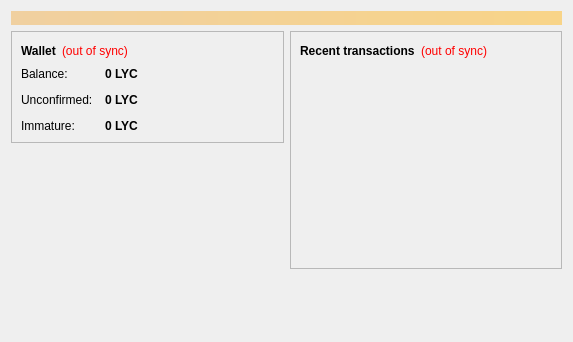
<?xml version="1.0" encoding="UTF-8"?>
<ui version="4.0">
 <class>OverviewPage</class>
 <widget class="QWidget" name="OverviewPage">
  <property name="geometry">
   <rect>
    <x>0</x>
    <y>0</y>
    <width>573</width>
    <height>342</height>
   </rect>
  </property>
  <property name="windowTitle">
   <string>Form</string>
  </property>
  <layout class="QVBoxLayout" name="topLayout">
   <item>
    <widget class="QLabel" name="labelAlerts">
     <property name="visible">
      <bool>false</bool>
     </property>
     <property name="styleSheet">
      <string notr="true">background-color: qlineargradient(x1: 0, y1: 0, x2: 1, y2: 0, stop:0 #F0D0A0, stop:1 #F8D488); color:#000000;</string>
     </property>
     <property name="wordWrap">
      <bool>true</bool>
     </property>
     <property name="margin">
      <number>3</number>
     </property>
    </widget>
   </item>
   <item>
    <layout class="QHBoxLayout" name="horizontalLayout" stretch="1,1">
     <item>
      <layout class="QVBoxLayout" name="verticalLayout_2">
       <item>
        <widget class="QFrame" name="frame">
         <property name="frameShape">
          <enum>QFrame::StyledPanel</enum>
         </property>
         <property name="frameShadow">
          <enum>QFrame::Raised</enum>
         </property>
         <layout class="QVBoxLayout" name="verticalLayout_4">
          <item>
           <layout class="QHBoxLayout" name="horizontalLayout_4">
            <item>
             <widget class="QLabel" name="label_5">
              <property name="font">
               <font>
                <weight>75</weight>
                <bold>true</bold>
               </font>
              </property>
              <property name="text">
               <string>Wallet</string>
              </property>
             </widget>
            </item>
            <item>
             <widget class="QLabel" name="labelWalletStatus">
              <property name="toolTip">
               <string>The displayed information may be out of date. Your wallet automatically synchronizes with the Lucycoin network after a connection is established, but this process has not completed yet.</string>
              </property>
              <property name="styleSheet">
               <string notr="true">QLabel { color: red; }</string>
              </property>
              <property name="text">
               <string notr="true">(out of sync)</string>
              </property>
              <property name="alignment">
               <set>Qt::AlignLeading|Qt::AlignLeft|Qt::AlignVCenter</set>
              </property>
             </widget>
            </item>
            <item>
             <spacer name="horizontalSpacer_2">
              <property name="orientation">
               <enum>Qt::Horizontal</enum>
              </property>
              <property name="sizeHint" stdset="0">
               <size>
                <width>40</width>
                <height>20</height>
               </size>
              </property>
             </spacer>
            </item>
           </layout>
          </item>
          <item>
           <layout class="QFormLayout" name="formLayout_2">
            <property name="fieldGrowthPolicy">
             <enum>QFormLayout::AllNonFixedFieldsGrow</enum>
            </property>
            <property name="horizontalSpacing">
             <number>12</number>
            </property>
            <property name="verticalSpacing">
             <number>12</number>
            </property>
            <item row="0" column="0">
             <widget class="QLabel" name="label">
              <property name="text">
               <string>Balance:</string>
              </property>
             </widget>
            </item>
            <item row="0" column="1">
             <widget class="QLabel" name="labelBalance">
              <property name="font">
               <font>
                <weight>75</weight>
                <bold>true</bold>
               </font>
              </property>
              <property name="cursor">
               <cursorShape>IBeamCursor</cursorShape>
              </property>
              <property name="toolTip">
               <string>Your current balance</string>
              </property>
              <property name="text">
               <string notr="true">0 LYC</string>
              </property>
              <property name="textInteractionFlags">
               <set>Qt::LinksAccessibleByMouse|Qt::TextSelectableByKeyboard|Qt::TextSelectableByMouse</set>
              </property>
             </widget>
            </item>
            <item row="1" column="0">
             <widget class="QLabel" name="label_3">
              <property name="text">
               <string>Unconfirmed:</string>
              </property>
             </widget>
            </item>
            <item row="1" column="1">
             <widget class="QLabel" name="labelUnconfirmed">
              <property name="font">
               <font>
                <weight>75</weight>
                <bold>true</bold>
               </font>
              </property>
              <property name="cursor">
               <cursorShape>IBeamCursor</cursorShape>
              </property>
              <property name="toolTip">
               <string>Total of transactions that have yet to be confirmed, and do not yet count toward the current balance</string>
              </property>
              <property name="text">
               <string notr="true">0 LYC</string>
              </property>
              <property name="textInteractionFlags">
               <set>Qt::LinksAccessibleByMouse|Qt::TextSelectableByKeyboard|Qt::TextSelectableByMouse</set>
              </property>
             </widget>
            </item>
            <item row="2" column="0">
             <widget class="QLabel" name="labelImmatureText">
              <property name="text">
               <string>Immature:</string>
              </property>
             </widget>
            </item>
            <item row="2" column="1">
             <widget class="QLabel" name="labelImmature">
              <property name="font">
               <font>
                <weight>75</weight>
                <bold>true</bold>
               </font>
              </property>
              <property name="toolTip">
               <string>Mined balance that has not yet matured</string>
              </property>
              <property name="text">
               <string notr="true">0 LYC</string>
              </property>
              <property name="textInteractionFlags">
               <set>Qt::LinksAccessibleByMouse|Qt::TextSelectableByKeyboard|Qt::TextSelectableByMouse</set>
              </property>
             </widget>
            </item>
           </layout>
          </item>
         </layout>
        </widget>
       </item>
       <item>
        <spacer name="verticalSpacer">
         <property name="orientation">
          <enum>Qt::Vertical</enum>
         </property>
         <property name="sizeHint" stdset="0">
          <size>
           <width>20</width>
           <height>40</height>
          </size>
         </property>
        </spacer>
       </item>
      </layout>
     </item>
     <item>
      <layout class="QVBoxLayout" name="verticalLayout_3">
       <item>
        <widget class="QFrame" name="frame_2">
         <property name="frameShape">
          <enum>QFrame::StyledPanel</enum>
         </property>
         <property name="frameShadow">
          <enum>QFrame::Raised</enum>
         </property>
         <layout class="QVBoxLayout" name="verticalLayout">
          <item>
           <layout class="QHBoxLayout" name="horizontalLayout_2">
            <item>
             <widget class="QLabel" name="label_4">
              <property name="text">
               <string>&lt;b&gt;Recent transactions&lt;/b&gt;</string>
              </property>
             </widget>
            </item>
            <item>
             <widget class="QLabel" name="labelTransactionsStatus">
              <property name="toolTip">
               <string>The displayed information may be out of date. Your wallet automatically synchronizes with the Lucycoin network after a connection is established, but this process has not completed yet.</string>
              </property>
              <property name="styleSheet">
               <string notr="true">QLabel { color: red; }</string>
              </property>
              <property name="text">
               <string notr="true">(out of sync)</string>
              </property>
              <property name="alignment">
               <set>Qt::AlignRight|Qt::AlignTrailing|Qt::AlignVCenter</set>
              </property>
             </widget>
            </item>
            <item>
             <spacer name="horizontalSpacer">
              <property name="orientation">
               <enum>Qt::Horizontal</enum>
              </property>
              <property name="sizeHint" stdset="0">
               <size>
                <width>40</width>
                <height>20</height>
               </size>
              </property>
             </spacer>
            </item>
           </layout>
          </item>
          <item>
           <widget class="QListView" name="listTransactions">
            <property name="styleSheet">
             <string notr="true">QListView { background: transparent; }</string>
            </property>
            <property name="frameShape">
             <enum>QFrame::NoFrame</enum>
            </property>
            <property name="verticalScrollBarPolicy">
             <enum>Qt::ScrollBarAlwaysOff</enum>
            </property>
            <property name="horizontalScrollBarPolicy">
             <enum>Qt::ScrollBarAlwaysOff</enum>
            </property>
            <property name="selectionMode">
             <enum>QAbstractItemView::NoSelection</enum>
            </property>
           </widget>
          </item>
         </layout>
        </widget>
       </item>
       <item>
        <spacer name="verticalSpacer_2">
         <property name="orientation">
          <enum>Qt::Vertical</enum>
         </property>
         <property name="sizeHint" stdset="0">
          <size>
           <width>20</width>
           <height>40</height>
          </size>
         </property>
        </spacer>
       </item>
      </layout>
     </item>
    </layout>
   </item>
  </layout>
 </widget>
 <resources/>
 <connections/>
</ui>
